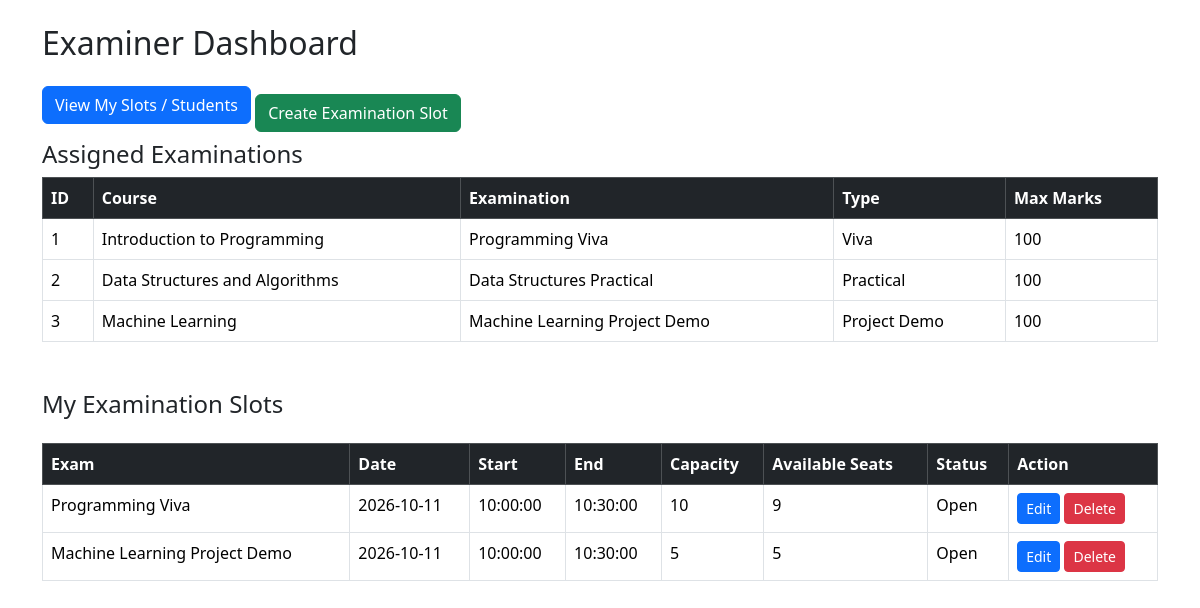
The app's page /examiner/dashboard (signed in), older data.
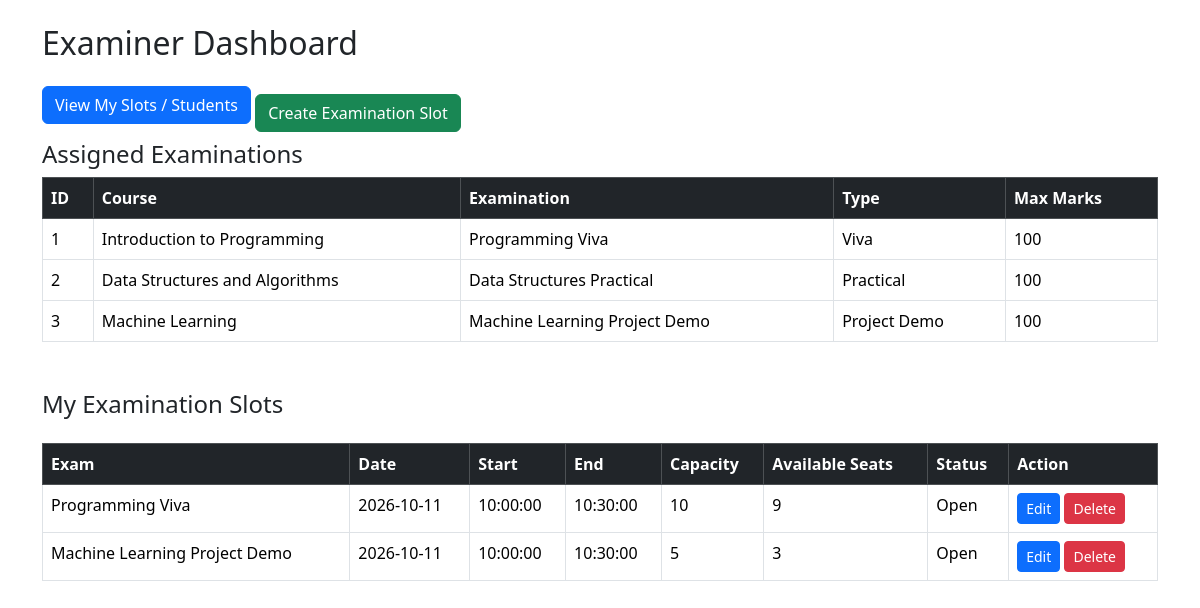
The same page, newer data.
### models.py (models this page shows)
class ExaminationSlot(db.Model):
    __tablename__ = "slots"
    id = db.Column(db.Integer, primary_key=True)
    examination_id = db.Column(db.Integer, db.ForeignKey("examinations.id"), nullable=False)
    examiner_id = db.Column(db.Integer, db.ForeignKey("users.id"), nullable=False)
    date = db.Column(db.Date)
    start_time = db.Column(db.Time)
    end_time = db.Column(db.Time)
    capacity = db.Column(db.Integer)
    available_seats = db.Column(db.Integer)
    status = db.Column(db.String(30), default="Available")
    examination = db.relationship(
        "Examination",
        backref="slots"
    )
    examiner = db.relationship(
        "User",
        foreign_keys=[examiner_id],
        backref="examiner_slots"
    )

class Examination(db.Model):
    __tablename__ = "examinations"
    id = db.Column(db.Integer, primary_key=True)
    course_id = db.Column(db.Integer, db.ForeignKey("courses.id"), nullable=False)
    examiner_id = db.Column(db.Integer, db.ForeignKey("users.id"), nullable=True)
    name = db.Column(db.String(100), nullable=False)
    exam_type = db.Column(db.String(30))
    duration = db.Column(db.Integer)
    max_marks = db.Column(db.Integer)
    slot_creation_start = db.Column(db.Date)
    slot_creation_end = db.Column(db.Date)
    booking_start = db.Column(db.Date)
    booking_end = db.Column(db.Date)
    status = db.Column(db.String(30))
    examiner = db.relationship(
        "User",
        foreign_keys=[examiner_id],
        backref="assigned_examinations"
    )
    course = db.relationship(
        "Course",
        backref="examinations"
    )

### app.py (the view)
@app.route("/examiner/dashboard")
@login_required
def examiner_dashboard():
    if current_user.role != 'examiner':
        return redirect(url_for("auth.login"))
    examinations = Examination.query.filter_by(examiner_id=current_user.id).all()
    slots = ExaminationSlot.query.filter_by(examiner_id=current_user.id).all()
    return render_template("examiner/dashboard.html", examinations=examinations, slots=slots)

### app.py (called while the page is built)
@login_manager.user_loader
def load_user(user_id):
    return db.session.get(User, int(user_id))

### templates/examiner/dashboard.html (shortened to what this page needs)
<!DOCTYPE html>
<html>
<head>
    <link href="https://cdn.jsdelivr.net/npm/bootstrap@5.3.3/dist/css/bootstrap.min.css" rel="stylesheet">
</head>
<body>
    <div class="container mt-4">
        <h2 class="mb-4">Examiner Dashboard</h2>
        <a href="{{ url_for('examiner_slots') }}" class="btn btn-primary mb-3">
            View My Slots / Students
        </a>
        <a href="{{ url_for('create_exam_slot') }}" class="btn btn-success">
            Create Examination Slot
        </a>
        <h4>Assigned Examinations</h4>
        <table class="table table-bordered table-hover">
            <thead class="table-dark">
                <tr>
                    <th>ID</th>
                    <th>Course</th>
                    <th>Examination</th>
                    <th>Type</th>
                    <th>Max Marks</th>
                </tr>
            </thead>
            <tbody>
                {% for exam in examinations %}
                <tr>
                    <td>{{ exam.id }}</td>
                    <td>{{ exam.course.name }}</td>
                    <td>{{ exam.name }}</td>
                    <td>{{ exam.exam_type }}</td>
                    <td>{{ exam.max_marks }}</td>
                </tr>
                {% else %}
                <tr>
                    <td colspan="5" class="text-center">
                        No examinations assigned.
                    </td>
                </tr>
                {% endfor %}
            </tbody>
        </table>
        <div class="d-flex justify-content-between align-items-center mt-5 mb-3">
            <h4>My Examination Slots</h4>
        </div>
        <table class="table table-bordered table-hover">
            <thead class="table-dark">
                <tr>
                    <th>Exam</th>
                    <th>Date</th>
                    <th>Start</th>
                    <th>End</th>
                    <th>Capacity</th>
                    <th>Available Seats</th>
                    <th>Status</th>
                    <th>Action</th>
                </tr>
            </thead>
            <tbody>
                {% for slot in slots %}
                <tr>
                    <td>{{ slot.examination.name }}</td>
                    <td>{{ slot.date }}</td>
                    <td>{{ slot.start_time }}</td>
                    <td>{{ slot.end_time }}</td>
                    <td>{{ slot.capacity }}</td>
                    <td>{{ slot.available_seats }}</td>
                    <td>{{ slot.status }}</td>
                    <td>
                        <a href="{{ url_for('edit_slot', id=slot.id) }}" class="btn btn-primary btn-sm">
                            Edit
                        </a>
                        <form action="{{ url_for('delete_slot', id=slot.id) }}" method="POST" style="display: inline;"
                            onsubmit="return confirm('Delete this slot?')">
                            <button type="submit" class="btn btn-danger btn-sm">Delete</button>
                        </form>
                    </td>
                </tr>
                {% else %}
                <tr>
                    <td colspan="8" class="text-center">
                        No slots created.
                    </td>
                </tr>
                {% endfor %}
            </tbody>
        </table>
    </div>
</body>
</html>

Row changes from the older to the newer data that the page shows:
changed ExaminationSlot "Machine Learning Project Demo": available_seats "5" → "3"
